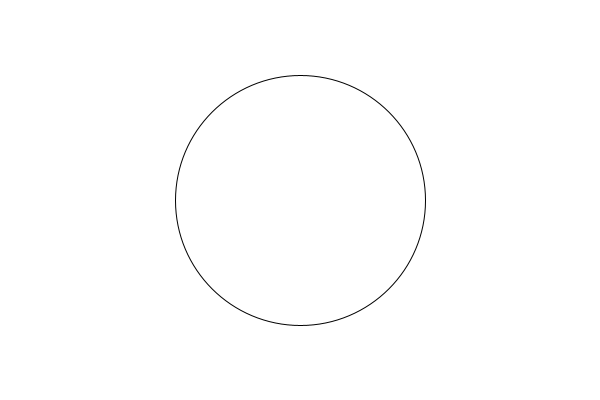
Frame 1 (no input)
Frame 60 (the mouse pressed at the canvas centre just before this capture): identical to frame 1, image omitted
Frame 120 (the mouse held since frame 60 and released just before this capture): identical to frame 1, image omitted

The Processing sketch that drew this single still picture (run headless with seeded random() and noise(); from frame 60 on, the mouse is pressed at the canvas centre):

// Processing sketch: Opdracht_9_6
// ── Opdracht_9_6.pde
void setup() {
  size(600, 400);
}

void draw() {
  background(255);

  ellipse(300, 200, 50, 50);
  ellipse(300, 200, 100, 100);
  ellipse(300, 200, 150, 150);
  ellipse(300, 200, 200, 200);
  ellipse(300, 200, 250, 250);
}
